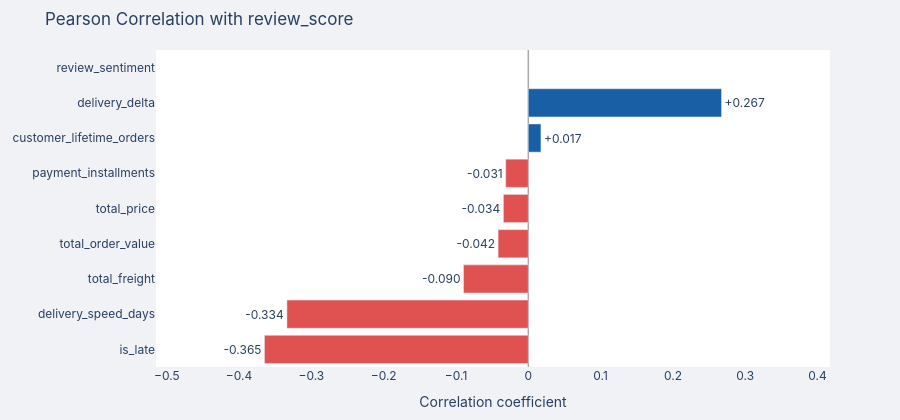

The code cell stored with this chart in its notebook:
### Code cell
# ── Correlation with review_score ─────────────────────────────────────────────
# Pearson correlation for every numeric feature against the raw review_score.
# Blue bars = positive correlation (higher value → better satisfaction).
# Red bars  = negative correlation (higher value → worse satisfaction).

import plotly.graph_objects as go

_candidate_cols = [
    "payment_installments", "total_order_value", "total_price",
    "total_freight", "delivery_delta", "delivery_speed_days",
    "is_late", "customer_lifetime_orders", "review_sentiment",
]
_numeric_cols = [c for c in _candidate_cols if c in df_clean.columns]

corr_series = (
    df_clean[_numeric_cols + ["review_score"]]
    .corr()["review_score"]
    .drop("review_score")
    .sort_values()
)

_bar_colors = ["#E05252" if v < 0 else "#185FA5" for v in corr_series.values]

fig_corr_score = go.Figure(
    go.Bar(
        x=corr_series.values,
        y=corr_series.index,
        orientation="h",
        marker_color=_bar_colors,
        text=[f"{v:+.3f}" for v in corr_series.values],
        textposition="outside",
        cliponaxis=False,
    )
)
fig_corr_score.update_layout(
    title="Pearson Correlation with review_score",
    xaxis_title="Correlation coefficient",
    plot_bgcolor="#FFFFFF",
    paper_bgcolor="#F0F2F6",
    height=420,
    margin=dict(l=12, r=70, t=50, b=12),
    font=dict(family="'Inter','Segoe UI',sans-serif", size=12),
    xaxis=dict(
        zeroline=True, zerolinewidth=1.5, zerolinecolor="#AAAAAA",
        range=[corr_series.min() - 0.15, corr_series.max() + 0.15],
    ),
)
fig_corr_score.show()
eda_figures["correlation_review_score"] = fig_corr_score

# Persist as PNG for the dashboard / reports
try:
    fig_corr_score.write_image(str(FIGURES_DIR / "correlation_review_score.png"))
    print("Saved → outputs/figures/correlation_review_score.png")
except Exception as _e:
    print(f"Could not save PNG (kaleido not installed?): {_e}")

# Print the raw numbers too
print("\nCorrelation values:")
print(corr_series.to_string())

### Figure 1 — Plotly figure (JSON) as saved in the notebook; plotly's stock layout.template omitted (floating-point values rounded to 4 significant figures)
{"data": [{"cliponaxis": false, "marker": {"color": ["#E05252", "#E05252", "#E05252", "#E05252", "#E05252", "#E05252", "#185FA5", "#185FA5", "#185FA5"]}, "orientation": "h", "text": ["-0.365", "-0.334", "-0.090", "-0.042", "-0.034", "-0.031", "+0.017", "+0.267", "+nan"], "textposition": "outside", "type": "bar", "x": [-0.3649, -0.3338, -0.08962, -0.04177, -0.03443, -0.03125, 0.01745, 0.2672, NaN], "y": ["is_late", "delivery_speed_days", "total_freight", "total_order_value", "total_price", "payment_installments", "customer_lifetime_orders", "delivery_delta", "review_sentiment"]}], "layout": {"font": {"family": "'Inter','Segoe UI',sans-serif", "size": 12}, "height": 420, "margin": {"b": 12, "l": 12, "r": 70, "t": 50}, "paper_bgcolor": "#F0F2F6", "plot_bgcolor": "#FFFFFF", "title": {"text": "Pearson Correlation with review_score"}, "xaxis": {"range": [-0.5149, 0.4172], "title": {"text": "Correlation coefficient"}, "zeroline": true, "zerolinecolor": "#AAAAAA", "zerolinewidth": 1.5}}}
